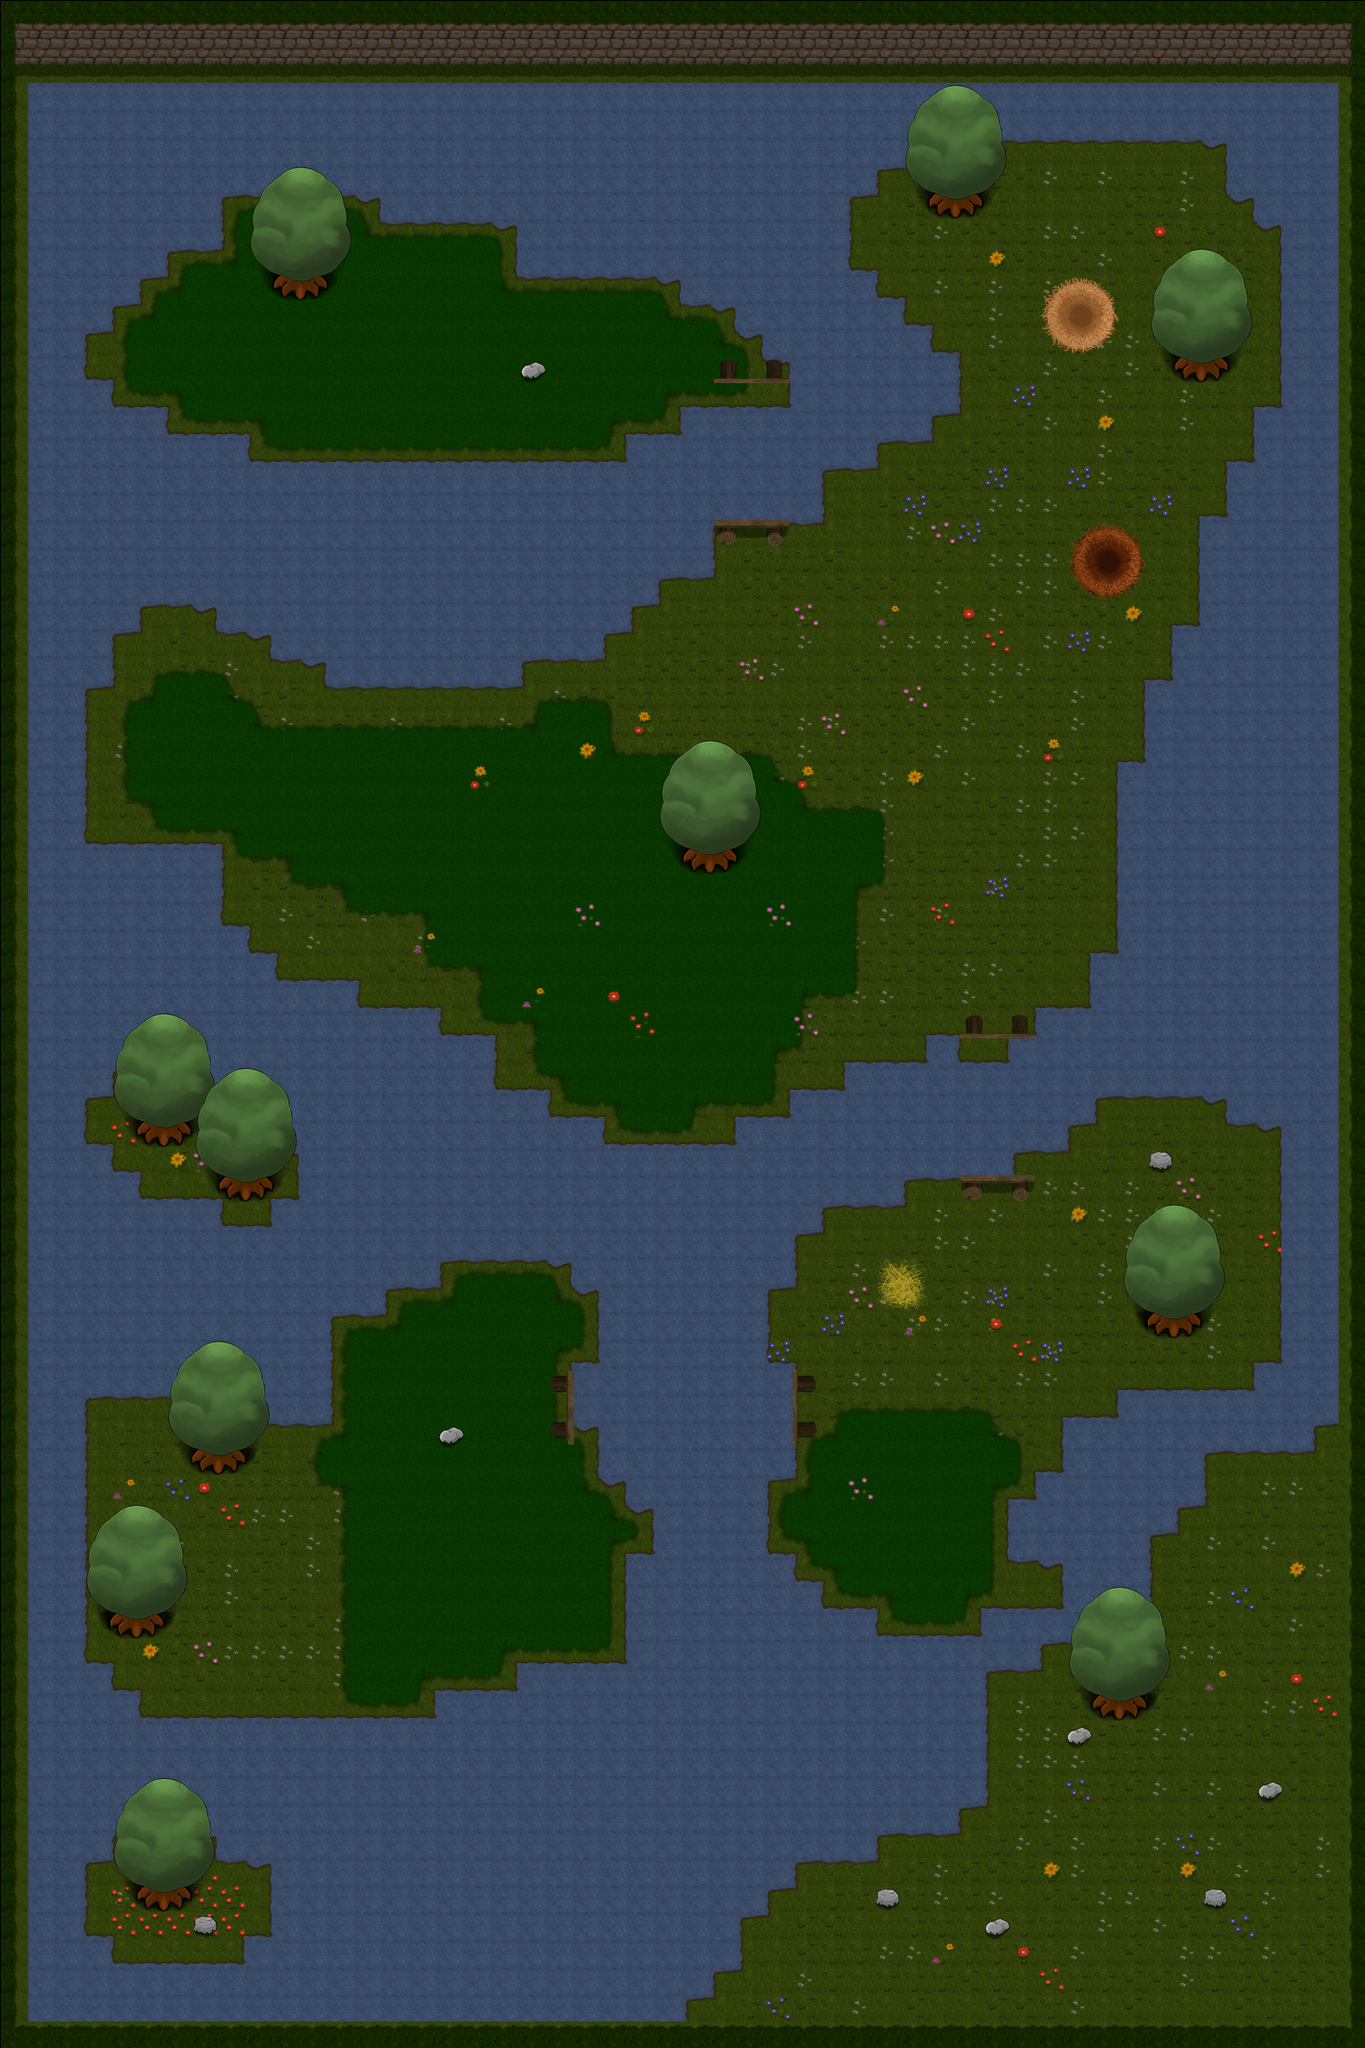

This game map was drawn from its Tiled (.tmx) file and the tilesets committed beside it. A one-line description and the trimmed map source follow:
An orthogonal 50x75 tile map with 32x32 px tiles, 5 tile layers (Groundlayer (Rand, Wand, Terrain), Zonelayer (hohes Gras, Start), Detaillayer (Deko), Overlayer, ...), 17 tilesets and 236 objects (114x water, 41x hgrass, 23x solid, 8x bridge3, 5x bridge1, ...).

<map version="1.0" orientation="orthogonal" width="50" height="75" tilewidth="32" tileheight="32">
 <tileset firstgid="1" name="dummyWasserHalb" tilewidth="32" tileheight="32">
  <tileoffset x="1" y="1" />
  <properties>
   <property name="animation" value="" />
   <property name="animationDuration" value="0.15" />
   <property name="animationFrames" value="5" />
   <property name="animationTileOffset" value="5" />
  </properties>
  <image source="tiles/dummyWasserHalb.png" width="128" height="32" />
 </tileset>
 <tileset firstgid="5" name="egg" tilewidth="32" tileheight="32">
  <tileoffset x="1" y="1" />
  <properties>
   <property name="TYPE" value="egg" />
  </properties>
  <image source="tiles/egg.png" width="32" height="32" />
 </tileset>
 <tileset firstgid="6" name="carrot" tilewidth="32" tileheight="32">
  <tileoffset x="1" y="1" />
  <properties>
   <property name="TYPE" value="carrot" />
  </properties>
  <image source="tiles/carrot.png" width="32" height="32" />
 </tileset>
 <tileset firstgid="7" name="clover" tilewidth="32" tileheight="32">
  <tileoffset x="1" y="1" />
  <properties>
   <property name="TYPE" value="clover" />
  </properties>
  <image source="tiles/clover.png" width="32" height="32" />
 </tileset>
 <tileset firstgid="8" name="spinach" tilewidth="32" tileheight="32">
  <tileoffset x="1" y="1" />
  <properties>
   <property name="TYPE" value="spinach" />
  </properties>
  <image source="tiles/spinach.png" width="32" height="32" />
 </tileset>
 <tileset firstgid="9" name="bridge_horizontal_left" tilewidth="32" tileheight="96">
  <tileoffset x="1" y="1" />
  <image source="tiles/bridge_horizontal_left.png" width="32" height="96" />
 </tileset>
 <tileset firstgid="10" name="bridge_horizontal_middle" tilewidth="32" tileheight="96">
  <tileoffset x="1" y="1" />
  <image source="tiles/bridge_horizontal_middle.png" width="32" height="96" />
 </tileset>
 <tileset firstgid="11" name="bridge_horizontal_right" tilewidth="32" tileheight="96">
  <tileoffset x="1" y="1" />
  <image source="tiles/bridge_horizontal_right.png" width="32" height="96" />
 </tileset>
 <tileset firstgid="12" name="bridge_vertical_bottom" tilewidth="96" tileheight="32">
  <tileoffset x="1" y="1" />
  <image source="tiles/bridge_vertical_bottom.png" width="96" height="32" />
 </tileset>
 <tileset firstgid="13" name="bridge_vertical_middle" tilewidth="96" tileheight="32">
  <tileoffset x="1" y="1" />
  <image source="tiles/bridge_vertical_middle.png" width="96" height="32" />
 </tileset>
 <tileset firstgid="14" name="bridge_vertical_top" tilewidth="96" tileheight="32">
  <tileoffset x="1" y="1" />
  <image source="tiles/bridge_vertical_top.png" width="96" height="32" />
 </tileset>
 <tileset firstgid="15" name="dummyTilesHalb" tilewidth="32" tileheight="32">
  <tileoffset x="1" y="1" />
  <image source="tiles/dummyTilesHalb.png" width="512" height="512" />
  <terraintypes>
   <terrain name="Gras" tile="-1" />
   <terrain name="Weg" tile="-1" />
   <terrain name="Abgrund" tile="-1" />
   <terrain name="Wasser" tile="-1" />
   <terrain name="Transparenz" tile="-1" />
   <terrain name="Hohes Gras" tile="-1" />
  </terraintypes>
  <tile id="0" terrain="0,0,0,0" />
  <tile id="1" terrain="0,0,0,0" />
  <tile id="2" terrain="0,0,0,0" />
  <tile id="3" terrain="0,0,0,0" />
  <tile id="16" terrain="0,0,0,1" />
  <tile id="17" terrain="0,0,1,1" />
  <tile id="18" terrain="0,0,1,0" />
  <tile id="21" terrain="4,4,4,5" />
  <tile id="22" terrain="4,4,5,5" />
  <tile id="23" terrain="4,4,5,4" />
  <tile id="32" terrain="0,1,0,1" />
  <tile id="33" terrain="1,1,1,1" />
  <tile id="34" terrain="1,0,1,0" />
  <tile id="35" terrain="0,1,1,1" />
  <tile id="36" terrain="1,0,1,1" />
  <tile id="37" terrain="4,5,4,5" />
  <tile id="38" terrain="5,5,5,5" />
  <tile id="39" terrain="5,4,5,4" />
  <tile id="40" terrain="5,5,5,4" />
  <tile id="41" terrain="5,5,4,5" />
  <tile id="48" terrain="0,1,0,0" />
  <tile id="49" terrain="1,1,0,0" />
  <tile id="50" terrain="1,0,0,0" />
  <tile id="51" terrain="1,1,0,1" />
  <tile id="52" terrain="1,1,1,0" />
  <tile id="53" terrain="4,5,4,4" />
  <tile id="54" terrain="5,5,4,4" />
  <tile id="55" terrain="5,4,4,4" />
  <tile id="56" terrain="5,4,5,5" />
  <tile id="57" terrain="4,5,5,5" />
  <tile id="64" terrain="0,0,0,3" />
  <tile id="65" terrain="0,0,3,3" />
  <tile id="66" terrain="0,0,3,0" />
  <tile id="69" terrain="0,0,0,2" />
  <tile id="70" terrain="0,0,2,2" />
  <tile id="71" terrain="0,0,2,0" />
  <tile id="80" terrain="0,3,0,3" />
  <tile id="81" terrain="3,3,3,3" />
  <tile id="82" terrain="3,0,3,0" />
  <tile id="83" terrain="0,3,3,3" />
  <tile id="84" terrain="3,0,3,3" />
  <tile id="85" terrain="0,2,0,2" />
  <tile id="86" terrain="2,2,2,2" />
  <tile id="87" terrain="2,0,2,0" />
  <tile id="88" terrain="0,2,2,2" />
  <tile id="89" terrain="2,0,2,2" />
  <tile id="96" terrain="0,3,0,0" />
  <tile id="97" terrain="3,3,0,0" />
  <tile id="98" terrain="3,0,0,0" />
  <tile id="99" terrain="3,3,0,3" />
  <tile id="100" terrain="3,3,3,0" />
  <tile id="101" terrain="0,2,0,0" />
  <tile id="102" terrain="2,2,0,0" />
  <tile id="103" terrain="2,0,0,0" />
  <tile id="104" terrain="2,2,0,2" />
  <tile id="105" terrain="2,2,2,0" />
  <tile id="255" terrain="4,4,4,4" />
 </tileset>
 <tileset firstgid="271" name="bush" tilewidth="64" tileheight="64">
  <tileoffset x="1" y="1" />
  <properties>
   <property name="TYPE" value="bush" />
  </properties>
  <image source="tiles/bush.png" width="64" height="64" />
 </tileset>
 <tileset firstgid="272" name="straw" tilewidth="64" tileheight="64">
  <tileoffset x="1" y="1" />
  <properties>
   <property name="TYPE" value="hay" />
  </properties>
  <image source="tiles/straw.png" width="64" height="64" />
  <tile id="0">
   <properties>
    <property name="TYPE" value="hay" />
   </properties>
  </tile>
 </tileset>
 <tileset firstgid="273" name="switch" tilewidth="64" tileheight="64">
  <tileoffset x="1" y="1" />
  <image source="tiles/switch.png" width="64" height="64" />
 </tileset>
 <tileset firstgid="274" name="home" tilewidth="32" tileheight="32">
  <tileoffset x="1" y="1" />
  <image source="tiles/home.png" width="192" height="96" />
 </tileset>
 <tileset firstgid="292" name="mine" tilewidth="32" tileheight="32">
  <tileoffset x="1" y="1" />
  <properties>
   <property name="TYPE" value="mine" />
  </properties>
  <image source="tiles/mine.png" width="32" height="32" />
 </tileset>
 <layer name="Groundlayer (Rand, Wand, Terrain)" width="50" height="75">
  <data>[3750 cells, 3750 non-empty, 31 distinct tile ids]</data>
 </layer>
 <layer name="Zonelayer (hohes Gras, Start)" width="50" height="75">
  <data>[3750 cells, 3750 non-empty, 32 distinct tile ids]</data>
 </layer>
 <layer name="Detaillayer (Deko)" width="50" height="75">
  <data>[3750 cells, 145 non-empty, 25 distinct tile ids]</data>
 </layer>
 <objectgroup name="Brueckenebene" width="50" height="75">
  <object name="bridge1" gid="13" x="1120" y="1248" />
  <object type="bridge1" gid="13" x="1120" y="1280" />
  </objectgroup>
 <objectgroup name="Aktionsebene (Ei, Schalter, Busch, Futter)" width="50" height="75">
  <!-- 36 objects omitted --></objectgroup>
 <objectgroup name="Zonenebene" width="50" height="75">
  <!-- 162 objects omitted --></objectgroup>
 <objectgroup name="Renderlayer" width="50" height="75">
  <properties>
   <property name="renderEntities" value="true" />
  </properties>
 </objectgroup>
 <objectgroup name="Spielerebene (physikalische Zone)" width="50" height="75">
  <!-- 20 objects omitted --></objectgroup>
 <layer name="Overlayer" width="50" height="75">
  <data>[3750 cells, 161 non-empty, 17 distinct tile ids]</data>
 </layer>
 <layer name="Overoverlayer(je nach Bedarf)" width="50" height="75">
  <data>[3750 cells, 20 non-empty, 20 distinct tile ids]</data>
 </layer>
</map>
<!-- 234 of 236 objects omitted -->
